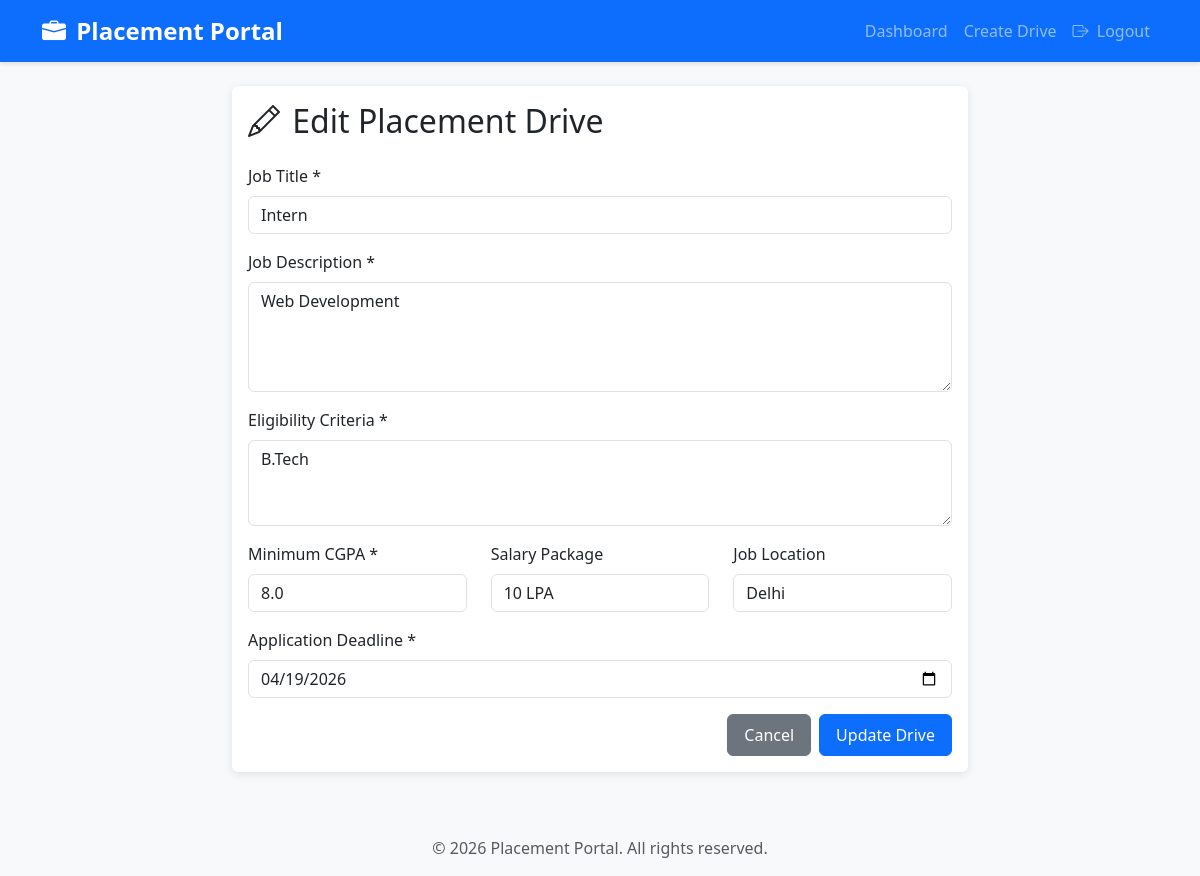
The page /company/edit_drive/1 (signed in) on the database its author committed.
### models.py (models this page shows, shortened)
class PlacementDrive(db.Model):
    __tablename__ = 'placement_drive'
    id = db.Column(db.Integer, primary_key=True)
    company_id = db.Column(db.Integer, db.ForeignKey('company.id'), nullable=False)
    job_title = db.Column(db.String(100), nullable=False)
    job_description = db.Column(db.Text, nullable=False)
    eligibility_criteria = db.Column(db.Text, nullable=False)  # e.g., "CGPA >= 7.0"
    min_cgpa = db.Column(db.Float, default=0.0)
    salary_package = db.Column(db.String(50))  # e.g., "10-12 LPA"
    job_location = db.Column(db.String(100))
    application_deadline = db.Column(db.DateTime, nullable=False)
    status = db.Column(db.String(20), default='Pending')  # Pending, Approved, Closed, Rejected
    created_at = db.Column(db.DateTime, default=datetime.utcnow)
    applications = db.relationship('Application', backref='placement_drive', lazy=True, cascade='all, delete-orphan')

### app.py (the view, shortened to what this page needs)
@app.route('/company/edit_drive/<int:drive_id>', methods=['GET', 'POST'])
@login_required
def company_edit_drive(drive_id):
    if not isinstance(current_user, Company):
        flash('Unauthorized access!', 'danger')
        return redirect(url_for('index'))
    drive = PlacementDrive.query.get_or_404(drive_id)
    if drive.company_id != current_user.id:
        flash('Unauthorized access!', 'danger')
        return redirect(url_for('company_dashboard'))
    return render_template('company/edit_drive.html', drive=drive)

### app.py (called while the page is built)
@login_manager.user_loader
def load_user(user_id):
    if user_id.startswith('admin_'):
        return Admin.query.get(int(user_id.split('_')[1]))
    elif user_id.startswith('company_'):
        return Company.query.get(int(user_id.split('_')[1]))
    elif user_id.startswith('student_'):
        return Student.query.get(int(user_id.split('_')[1]))
    return None

### templates/company/edit_drive.html (shortened to what this page needs)
{% extends "base.html" %}
{% block content %}
<div class="row justify-content-center">
    <div class="col-md-8">
        <div class="card">
            <div class="card-body">
                <h2 class="mb-4"><i class="bi bi-pencil"></i> Edit Placement Drive</h2>
                <form method="POST">
                    <div class="mb-3">
                        <label for="job_title" class="form-label">Job Title *</label>
                        <input type="text" class="form-control" name="job_title" value="{{ drive.job_title }}" required>
                    </div>
                    <div class="mb-3">
                        <label for="job_description" class="form-label">Job Description *</label>
                        <textarea class="form-control" name="job_description" rows="4" required>{{ drive.job_description }}</textarea>
                    </div>
                    <div class="mb-3">
                        <label for="eligibility_criteria" class="form-label">Eligibility Criteria *</label>
                        <textarea class="form-control" name="eligibility_criteria" rows="3" required>{{ drive.eligibility_criteria }}</textarea>
                    </div>
                    <div class="row">
                        <div class="col-md-4 mb-3">
                            <label for="min_cgpa" class="form-label">Minimum CGPA *</label>
                            <input type="number" step="0.01" class="form-control" name="min_cgpa" value="{{ drive.min_cgpa }}" min="0" max="10" required>
                        </div>
                        <div class="col-md-4 mb-3">
                            <label for="salary_package" class="form-label">Salary Package</label>
                            <input type="text" class="form-control" name="salary_package" value="{{ drive.salary_package or '' }}">
                        </div>
                        <div class="col-md-4 mb-3">
                            <label for="job_location" class="form-label">Job Location</label>
                            <input type="text" class="form-control" name="job_location" value="{{ drive.job_location or '' }}">
                        </div>
                    </div>
                    <div class="mb-3">
                        <label for="application_deadline" class="form-label">Application Deadline *</label>
                        <input type="date" class="form-control" name="application_deadline" value="{{ drive.application_deadline.strftime('%Y-%m-%d') }}" required>
                    </div>
                    <div class="d-grid gap-2 d-md-flex justify-content-md-end">
                        <a href="{{ url_for('company_dashboard') }}" class="btn btn-secondary">Cancel</a>
                        <button type="submit" class="btn btn-primary">Update Drive</button>
                    </div>
                </form>
            </div>
        </div>
    </div>
</div>
{% endblock %}

### static/css/style.css (style rules this page uses)
body { font-family: 'Segoe UI', Tahoma, Geneva, Verdana, sans-serif; background-color: #f8f9fa; }
.card { border: none; box-shadow: 0 2px 8px rgba(0,0,0,0.1); transition: transform 0.3s ease, box-shadow 0.3s ease; }
.btn { padding: 0.5rem 1rem; font-weight: 500; transition: all 0.3s ease; }
.bi { margin-right: 0.25rem; }

### rows shown on the page
PlacementDrive: job_title "Intern", job_description "Web Development", eligibility_criteria "B.Tech", min_cgpa "8.0", salary_package "10 LPA", job_location "Delhi", application_deadline "04/19/2026"
